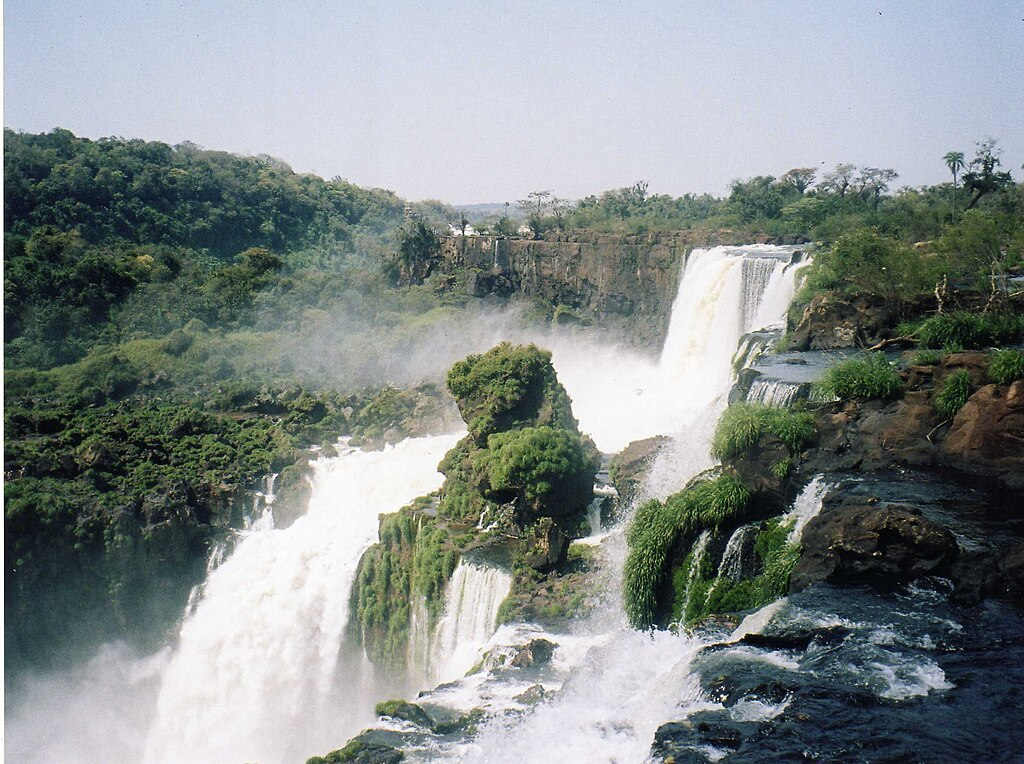
#> input picture imagen.jpg, 1024 x 764 px, found by its file name
$ python imagenes_con_numpy.py
#> lines starting #> are read from the running program, lines starting #| are printed output that depends on the picture; after the words box and inside, x2 and y2 are one past the last pixel; in counts of white or black regions, pixels touching at a corner belong together
import cv2
import numpy as np
import time

def demostrar_ventajas_numpy():
    """
    Demuestra las ventajas de vectorización de numpy vs loops de Python
    para operaciones de procesamiento de imágenes
    """

    # Cargar imagen
    imagen = cv2.imread('imagen.jpg')
#> imagen is the input picture: shape (764, 1024, 3); mean B, G, R 138.4, 139.4, 131.9
    if imagen is None:
        # np.random.randint: Genera array de enteros aleatorios
        # Parámetros: (min, max, shape, dtype)
        # shape=(1920, 1080, 3) crea una imagen de 1920x1080 con 3 canales (BGR)
        imagen = np.random.randint(0, 255, (1920, 1080, 3), dtype=np.uint8)

    # imagen.shape: tupla con dimensiones del array (alto, ancho, canales)
    # [:2] toma solo los primeros 2 elementos (alto y ancho)
    alto, ancho = imagen.shape[:2]
#> alto = 764; ancho = 1024

    # cv2.split: separa los 3 canales de la imagen en 3 arrays numpy independientes
    # Retorna una tupla de arrays 2D, cada uno representando un canal (B, G, R)
    azul, verde, rojo = cv2.split(imagen)

    print(f"Tamaño de imagen: {imagen.shape}")
#| Tamaño de imagen: (764, 1024, 3)
    print(f"Procesando {alto * ancho * 3:,} píxeles\n")
#| Procesando 2,347,008 píxeles

    # === Operación 1: Inversión de canal con numpy ===
    inicio = time.perf_counter()

    # OPERACIÓN VECTORIZADA: 255 - rojo
    # Numpy aplica la resta a CADA elemento del array simultáneamente
    # No hay loops explícitos, el operador '-' está sobrecargado para arrays
    # Internamente usa instrucciones SIMD del CPU para procesar múltiples píxeles a la vez
    rojo_invertido = 255 - rojo

    tiempo_numpy = time.perf_counter() - inicio
    print(f"Inversión con numpy: {tiempo_numpy*1000:.2f}ms")

    # Misma operación con loops de Python (sobre subset para evitar timeout)
    # .copy(): crea una copia independiente del array, no una vista
    subconjunto = rojo[:100, :100].copy()
    inicio = time.perf_counter()

    # LOOP TRADICIONAL: procesa pixel por pixel secuencialmente
    # Mucho más lento porque Python interpreta cada iteración
    for i in range(subconjunto.shape[0]):
        for j in range(subconjunto.shape[1]):
            subconjunto[i, j] = 255 - subconjunto[i, j]
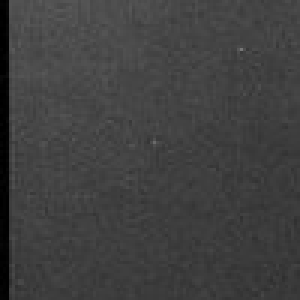
#> subconjunto: shape (100, 100) (shown 3 times larger); min 0, max 118, mean 64

    tiempo_loop = time.perf_counter() - inicio

    # Extrapolar a imagen completa
    ratio_pixeles = (alto * ancho) / (100 * 100)
#> ratio_pixeles = 78.23
    tiempo_loop_estimado = tiempo_loop * ratio_pixeles
#> tiempo_loop_estimado = 4.49
    print(f"Inversión con loops (extrapolado): {tiempo_loop_estimado*1000:.2f}ms")
#| Inversión con loops (extrapolado): 4486.77ms
    print(f"Aceleración: {tiempo_loop_estimado/tiempo_numpy:.0f}x\n")
#| Aceleración: 94x

    # === Operación 2: Ajuste de brillo usando broadcasting ===
    factor_brillo = 1.3
    inicio = time.perf_counter()

    # BROADCASTING: imagen * factor_brillo
    # El escalar 1.3 se "transmite" automáticamente a cada elemento del array
    # Numpy expande conceptualmente 1.3 a un array del mismo tamaño que imagen
    # y luego multiplica elemento por elemento
    #
    # np.clip(array, min, max): limita valores al rango [min, max]
    # Evita que los píxeles excedan 255 o sean menores a 0
    #
    # .astype(np.uint8): convierte el resultado de float64 a uint8 (0-255)
    mas_brillante = np.clip(imagen * factor_brillo, 0, 255).astype(np.uint8)

    tiempo_broadcast = time.perf_counter() - inicio
    print(f"Ajuste de brillo (broadcasting): {tiempo_broadcast*1000:.2f}ms")

    # === Operación 3: Crear visualizaciones RGB ===

    # np.zeros_like(imagen): crea un array de ceros con la misma forma y tipo que imagen
    # Esto genera una imagen negra (todos los píxeles en 0)
    solo_rojo = np.zeros_like(imagen)

    # INDEXACIÓN AVANZADA: solo_rojo[:, :, 2]
    # [:, :, 2] significa: todas las filas, todas las columnas, canal 2 (rojo en BGR)
    # Asignar 'rojo' a este slice copia todos los valores del canal rojo
    # Los canales 0 y 1 quedan en 0 (negro)
    solo_rojo[:, :, 2] = rojo

    # Solo canal verde (canal índice 1)
    solo_verde = np.zeros_like(imagen)
    solo_verde[:, :, 1] = verde
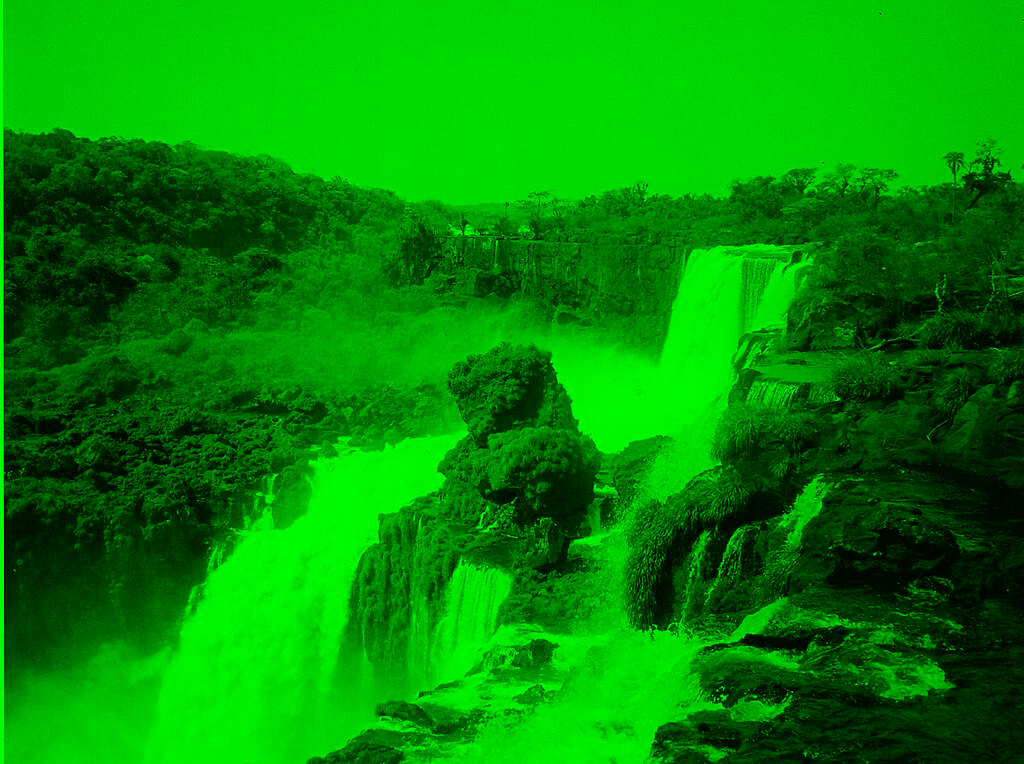
#> solo_verde: shape (764, 1024, 3); mean of channels 0, 1, 2 0, 139.4, 0; drawn as B, G, R

    # Solo canal azul (canal índice 0)
    solo_azul = np.zeros_like(imagen)
    solo_azul[:, :, 0] = azul
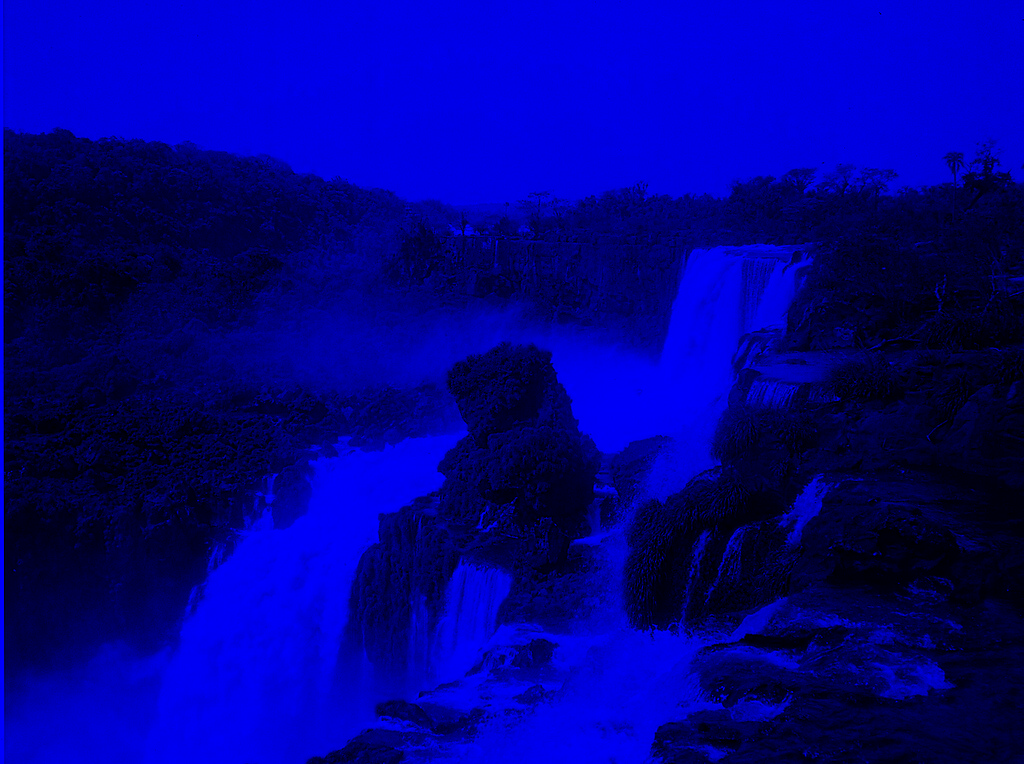
#> solo_azul: shape (764, 1024, 3); mean of channels 0, 1, 2 138.4, 0, 0; drawn as B, G, R

    # === Operación 4: Máscara booleana - aislar píxeles brillantes ===
    inicio = time.perf_counter()

    # COMPARACIÓN VECTORIZADA: imagen > 200
    # Retorna un array booleano de la misma forma que imagen
    # True donde el píxel es > 200, False en caso contrario
    #
    # .all(axis=2): verifica si TODOS los canales son True a lo largo del axis 2 (canales)
    # axis=2 reduce las dimensiones de (alto, ancho, 3) a (alto, ancho)
    # Resultado: array 2D booleano donde True indica que R, G y B son todos > 200
    mascara_brillante = (imagen > 200).all(axis=2)
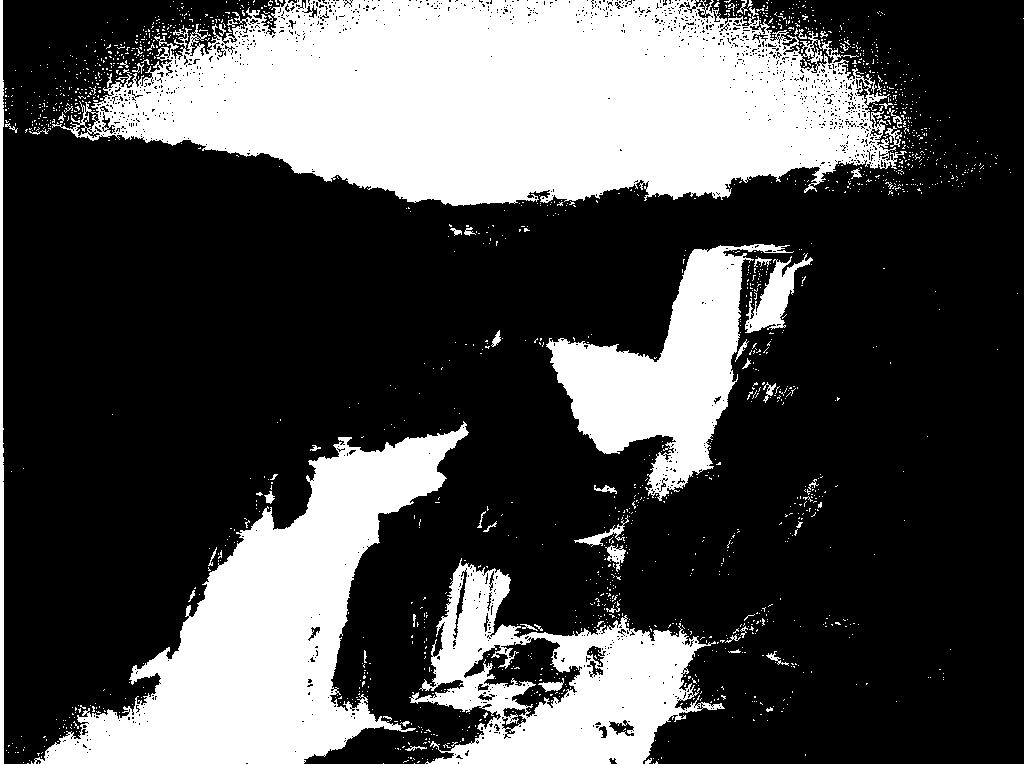
#> mascara_brillante: shape (764, 1024) bool; 30.3% white; 1674 white regions (1617 under 20 px), largest, box (x1, y1, x2, y2) and area: (52, 0, 907, 206) 119425, (34, 421, 469, 764) 54530, (409, 558, 725, 764) 27859

    resaltado = imagen.copy()

    # INDEXACIÓN BOOLEANA: resaltado[~mascara_brillante]
    # ~ es el operador NOT bit a bit, invierte la máscara booleana
    # Esta indexación selecciona SOLO los píxeles donde mascara_brillante es False
    # Luego aplica // 3 (división entera) solo a esos píxeles
    # Es como un "if" vectorizado sin escribir loops
    resaltado[~mascara_brillante] = resaltado[~mascara_brillante] // 3
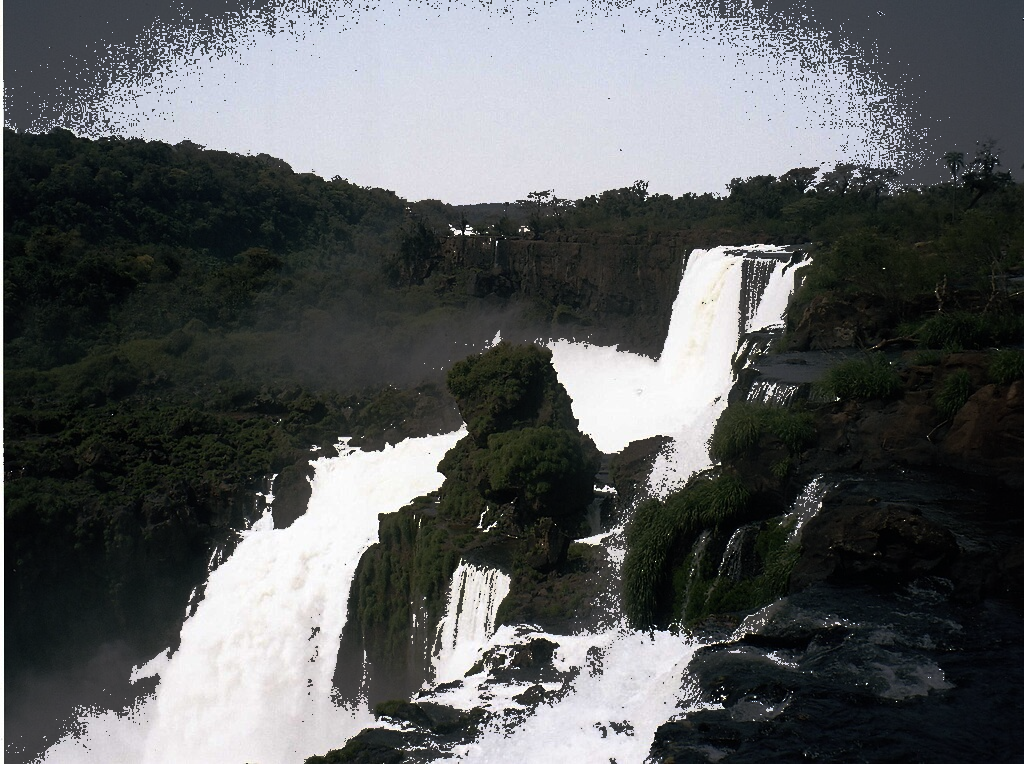
#> resaltado: shape (764, 1024, 3); mean B, G, R 92.7, 91.6, 88.8

    tiempo_mascara = time.perf_counter() - inicio
    print(f"Operación con máscara booleana: {tiempo_mascara*1000:.2f}ms\n")

    # === Operación 5: Combinación ponderada de canales ===
    inicio = time.perf_counter()

    # np.array: crea un array numpy desde una lista Python
    # Estos pesos corresponden a la percepción humana de luminosidad
    pesos = np.array([0.114, 0.587, 0.299])  # Pesos BGR para luminosidad

    # np.dot(imagen, pesos): PRODUCTO PUNTO vectorizado
    # Para cada píxel (B, G, R), calcula: B*0.114 + G*0.587 + R*0.299
    # Es equivalente a un loop que multiplica y suma, pero mucho más rápido
    # Resultado: array 2D (alto, ancho) con valores de escala de grises
    escala_grises = np.dot(imagen, pesos).astype(np.uint8)

    tiempo_dot = time.perf_counter() - inicio
    print(f"Escala de grises ponderada (producto punto): {tiempo_dot*1000:.2f}ms")

    # Mostrar resultados
    cv2.imshow('Original', imagen)
    cv2.imshow('Canal Rojo', solo_rojo)
    cv2.imshow('Canal Verde', solo_verde)
    cv2.imshow('Canal Azul', solo_azul)

    # cv2.merge: operación inversa a cv2.split
    # Combina 3 arrays 2D en un array 3D de 3 canales
    cv2.imshow('Rojo Invertido', cv2.merge([azul, verde, rojo_invertido]))
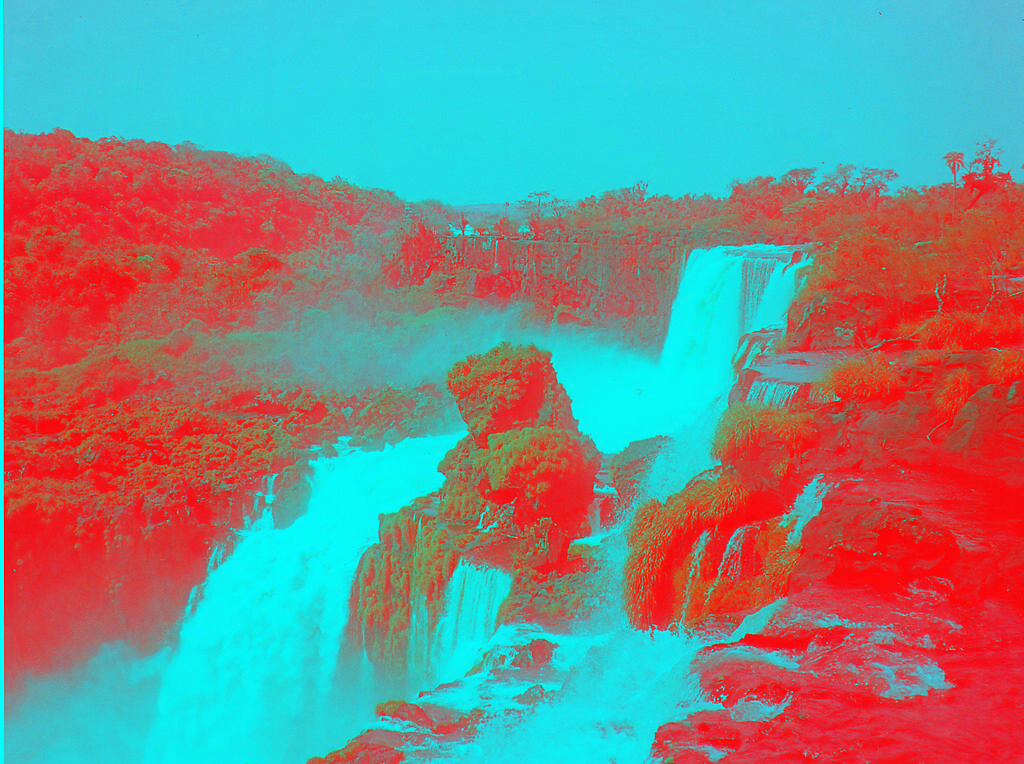
#> window 'Rojo Invertido': shape (764, 1024, 3); mean B, G, R 138.4, 139.4, 123.1
    cv2.imshow('Mas Brillante', mas_brillante)
    cv2.imshow('Areas Brillantes Resaltadas', resaltado)
    cv2.imshow('Escala de Grises Personalizada', escala_grises)

    print("\nPresiona cualquier tecla para cerrar las ventanas")
    cv2.waitKey(0)
    cv2.destroyAllWindows()

    # Retornar métricas para gráficos potenciales
    return {
        'tiempo_numpy': tiempo_numpy,
        'tiempo_loop': tiempo_loop_estimado,
        'aceleracion': tiempo_loop_estimado / tiempo_numpy
    }

if __name__ == "__main__":
    demostrar_ventajas_numpy()
